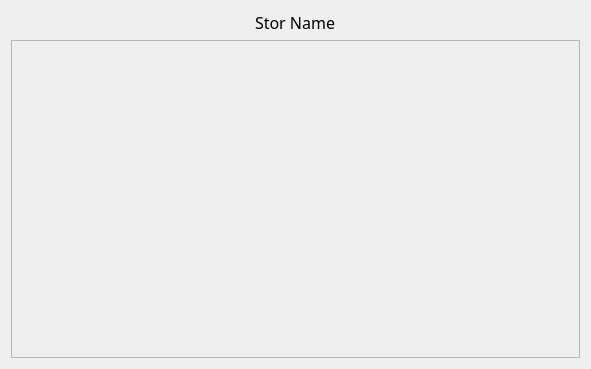
<?xml version="1.0" encoding="UTF-8"?>
<ui version="4.0">
 <class>VSCHddEdit</class>
 <widget class="QWidget" name="VSCHddEdit">
  <property name="geometry">
   <rect>
    <x>0</x>
    <y>0</y>
    <width>591</width>
    <height>369</height>
   </rect>
  </property>
  <property name="font">
   <font>
    <family>微软雅黑</family>
    <pointsize>12</pointsize>
   </font>
  </property>
  <property name="windowTitle">
   <string>Master Hard Disk Selecting</string>
  </property>
  <property name="windowIcon">
   <iconset>
    <normaloff>:/logo/resources/vscsmall.jpg</normaloff>:/logo/resources/vscsmall.jpg</iconset>
  </property>
  <layout class="QVBoxLayout" name="verticalLayout_3">
   <item>
    <layout class="QHBoxLayout" name="horizontalLayout_2">
     <item>
      <spacer name="horizontalSpacer">
       <property name="orientation">
        <enum>Qt::Horizontal</enum>
       </property>
       <property name="sizeHint" stdset="0">
        <size>
         <width>40</width>
         <height>20</height>
        </size>
       </property>
      </spacer>
     </item>
     <item>
      <widget class="QLabel" name="storName">
       <property name="text">
        <string>Stor Name</string>
       </property>
      </widget>
     </item>
     <item>
      <spacer name="horizontalSpacer_4">
       <property name="orientation">
        <enum>Qt::Horizontal</enum>
       </property>
       <property name="sizeHint" stdset="0">
        <size>
         <width>40</width>
         <height>20</height>
        </size>
       </property>
      </spacer>
     </item>
    </layout>
   </item>
   <item>
    <widget class="QScrollArea" name="scrollArea">
     <property name="widgetResizable">
      <bool>true</bool>
     </property>
     <widget class="QWidget" name="scrollAreaWidgetContents_2">
      <property name="geometry">
       <rect>
        <x>0</x>
        <y>0</y>
        <width>571</width>
        <height>320</height>
       </rect>
      </property>
      <layout class="QVBoxLayout" name="verticalLayout_2">
       <item>
        <layout class="QVBoxLayout" name="verticalLayout"/>
       </item>
       <item>
        <spacer name="verticalSpacer">
         <property name="orientation">
          <enum>Qt::Vertical</enum>
         </property>
         <property name="sizeHint" stdset="0">
          <size>
           <width>20</width>
           <height>40</height>
          </size>
         </property>
        </spacer>
       </item>
      </layout>
     </widget>
    </widget>
   </item>
  </layout>
 </widget>
 <resources>
  <include location="../../../main/vscmainwindows.qrc"/>
 </resources>
 <connections/>
</ui>
